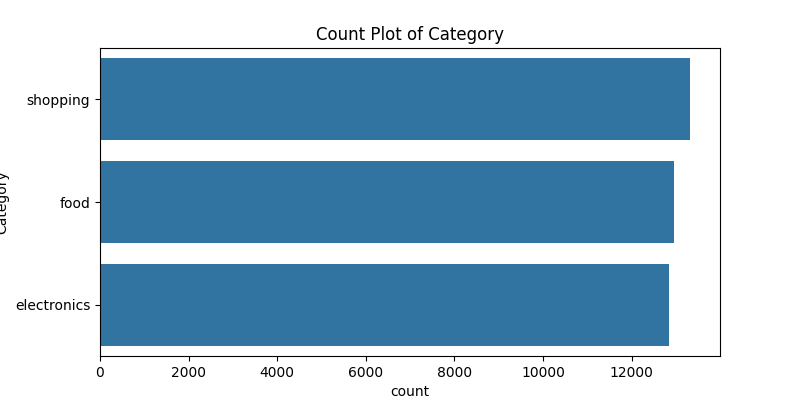
#> input picture Notebooks/Advanced_EDA_Results/categorical_analysis/count_Category.png, 800 x 400 px; its folder holds only this picture in this run
$ jupyter execute --allow-errors EDA.ipynb
#> lines starting #> are read from the running program, lines starting #| are printed output that depends on the picture
[cell 1]
# -------------------- Standard Library --------------------
import os
import glob
import math
import itertools
import warnings

# Suppress warnings
warnings.filterwarnings('ignore')

# -------------------- Core Scientific Libraries --------------------
import numpy as np
import pandas as pd

# -------------------- Visualization --------------------
import matplotlib.pyplot as plt
import seaborn as sns
from PIL import Image

# -------------------- Statistical Analysis --------------------
from scipy.stats import skew, shapiro, kurtosis, chi2_contingency
# -------------------- Scikit-learn Core --------------------
from sklearn.feature_selection import mutual_info_classif, mutual_info_regression
from sklearn.ensemble import IsolationForest

#> (a cell that did not finish here is left out)

[cell 3]
# d = dtale.show(df, ignore_duplicate=False)
# d.open_browser()
# d

[cell 4]
class EDA:
    # [19 lines left out: function __init__, not called in this run]

    # ----------------- Helper Functions -----------------
    def save_text(self, folder, filename, content):
        with open(os.path.join(self.report_path, folder, filename), "w") as f:
            f.write(content)

    # [329 lines left out: functions set_target, advanced_missing_data, cardinality_analysis, numerical_relationships, categorical_relationships, feature_importance and 11 more, not called in this run]

#> (a cell that did not finish here is left out)

[cell 6]
def create_eda_collage(report_path="eda_results", output_file="eda_summary_collage.png", cols=3, image_size=(600, 400)):
    """
    Combine all .png images from EDA folders into one collage
    """
#> called with report_path = 'Advanced_EDA_Results', output_file = 'eda_summary_collage.png', cols = 4, image_size = (500, 350)
    # Find all images recursively
    image_paths = glob.glob(os.path.join(report_path, "**", "*.png"), recursive=True)

    if not image_paths:
        print("No images found to combine.")
        return

    # Resize all images to uniform size
    images = []
    for path in image_paths:
        img = Image.open(path).convert("RGB")
        img = img.resize(image_size)  # Resize for uniformity
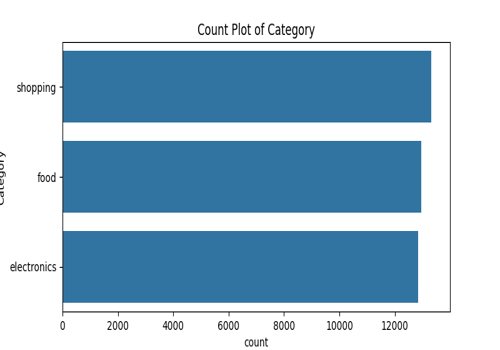
#> img: PIL image 500x350 RGB; mean R, G, B 160.4, 189.7, 209.7
        images.append(img)
#> pass 2 of the loop in create_eda_collage, `for path in image_paths:`:
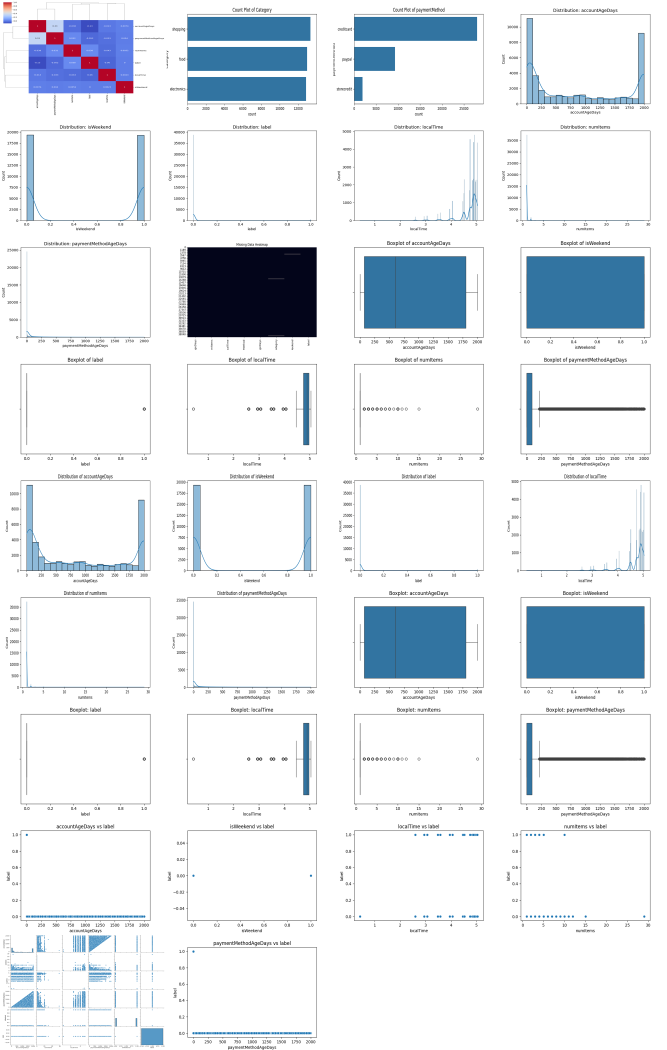
#> input picture Notebooks/Advanced_EDA_Results/eda_summary_collage.png, 2000 x 3150 px (shown at 1/3 size)
#> in create_eda_collage, img is the input picture: PIL image 2000x3150 RGB; mean R, G, B 229.8, 234.7, 239.5
#> in create_eda_collage, `img = img.resize(image_size)`:
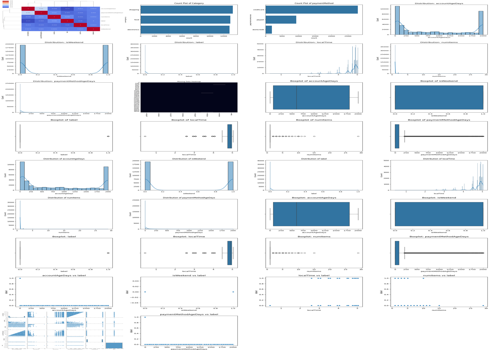
#> img: PIL image 500x350 RGB; mean R, G, B 229.5, 234.5, 239.2

    # Determine grid size
    total_images = len(images)
#> total_images = 2
    rows = math.ceil(total_images / cols)
#> rows = 1
    width = cols * image_size[0]
    height = rows * image_size[1]
#> height = 350

    # Create blank canvas
    collage = Image.new("RGB", (width, height), color=(255, 255, 255))
#> collage: PIL image 2000x350 RGB; every value is 255

    # Paste images in grid
    for idx, img in enumerate(images):
        x = (idx % cols) * image_size[0]
        y = (idx // cols) * image_size[1]
        collage.paste(img, (x, y))
#> this loop made 2 passes
#> (x, y) on passes 1 to 2: (0, 0), (500, 0)
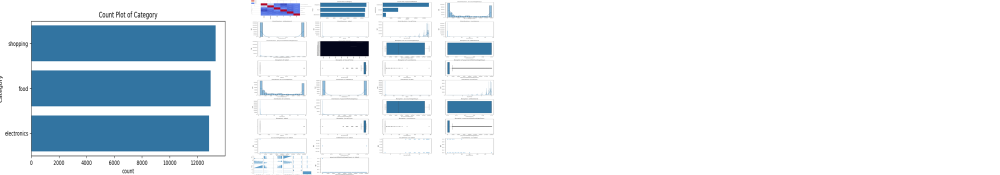
#> collage: PIL image 2000x350 RGB (shown at 1/2 size); mean R, G, B 225, 233.5, 239.7

    # Save collage
    collage.save(os.path.join(report_path, output_file))
    print(f"[Saved] Collage created at: {os.path.join(report_path, output_file)}")

[cell 7]
create_eda_collage(report_path="Advanced_EDA_Results", cols=4, image_size=(500, 350))

[cell 8]
def create_text_summary(report_path="eda_results", output_file="eda_text_summary.txt"):
    """
    Combine all EDA text results into one summary file
    """
#> called with report_path = 'Advanced_EDA_Results', output_file = 'eda_text_summary.txt'
    text_paths = glob.glob(os.path.join(report_path, "**", "*.txt"), recursive=True)
    summary_content = []

    for path in sorted(text_paths):
        # Skip the final summary itself to avoid duplication
        if output_file in path:
            continue
        relative_path = os.path.relpath(path, report_path)
        summary_content.append(f"\n===== {relative_path} =====\n")
        with open(path, "r") as f:
            summary_content.append(f.read())
#> this loop made 2 passes; (reads Notebooks/Advanced_EDA_Results/summary.txt from the repository)

    with open(os.path.join(report_path, output_file), "w") as f:
        f.write("\n".join(summary_content))

    print(f"[Saved] Combined text summary at: {os.path.join(report_path, output_file)}")
